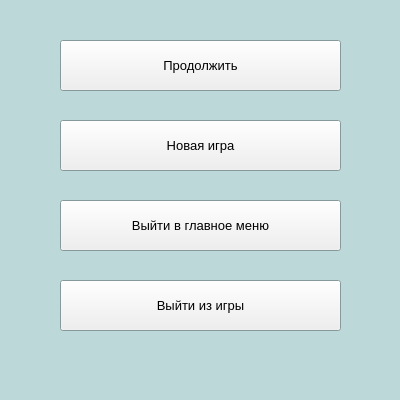
<?xml version="1.0" encoding="UTF-8"?>
<ui version="4.0">
 <class>PauseMenu</class>
 <widget class="QWidget" name="PauseMenu">
  <property name="geometry">
   <rect>
    <x>0</x>
    <y>0</y>
    <width>400</width>
    <height>400</height>
   </rect>
  </property>
  <property name="minimumSize">
   <size>
    <width>400</width>
    <height>400</height>
   </size>
  </property>
  <property name="maximumSize">
   <size>
    <width>400</width>
    <height>400</height>
   </size>
  </property>
  <property name="palette">
   <palette>
    <active>
     <colorrole role="Base">
      <brush brushstyle="SolidPattern">
       <color alpha="255">
        <red>255</red>
        <green>255</green>
        <blue>255</blue>
       </color>
      </brush>
     </colorrole>
     <colorrole role="Window">
      <brush brushstyle="SolidPattern">
       <color alpha="255">
        <red>189</red>
        <green>216</green>
        <blue>217</blue>
       </color>
      </brush>
     </colorrole>
    </active>
    <inactive>
     <colorrole role="Base">
      <brush brushstyle="SolidPattern">
       <color alpha="255">
        <red>255</red>
        <green>255</green>
        <blue>255</blue>
       </color>
      </brush>
     </colorrole>
     <colorrole role="Window">
      <brush brushstyle="SolidPattern">
       <color alpha="255">
        <red>189</red>
        <green>216</green>
        <blue>217</blue>
       </color>
      </brush>
     </colorrole>
    </inactive>
    <disabled>
     <colorrole role="Base">
      <brush brushstyle="SolidPattern">
       <color alpha="255">
        <red>189</red>
        <green>216</green>
        <blue>217</blue>
       </color>
      </brush>
     </colorrole>
     <colorrole role="Window">
      <brush brushstyle="SolidPattern">
       <color alpha="255">
        <red>189</red>
        <green>216</green>
        <blue>217</blue>
       </color>
      </brush>
     </colorrole>
    </disabled>
   </palette>
  </property>
  <property name="font">
   <font>
    <pointsize>10</pointsize>
   </font>
  </property>
  <property name="windowTitle">
   <string>Игровое меню</string>
  </property>
  <widget class="QPushButton" name="continueButton">
   <property name="geometry">
    <rect>
     <x>60</x>
     <y>40</y>
     <width>281</width>
     <height>51</height>
    </rect>
   </property>
   <property name="text">
    <string>Продолжить</string>
   </property>
  </widget>
  <widget class="QPushButton" name="newGameButton">
   <property name="geometry">
    <rect>
     <x>60</x>
     <y>120</y>
     <width>281</width>
     <height>51</height>
    </rect>
   </property>
   <property name="text">
    <string>Новая игра</string>
   </property>
  </widget>
  <widget class="QPushButton" name="mainMenuExit">
   <property name="geometry">
    <rect>
     <x>60</x>
     <y>200</y>
     <width>281</width>
     <height>51</height>
    </rect>
   </property>
   <property name="text">
    <string>Выйти в главное меню</string>
   </property>
  </widget>
  <widget class="QPushButton" name="gameExitButton">
   <property name="geometry">
    <rect>
     <x>60</x>
     <y>280</y>
     <width>281</width>
     <height>51</height>
    </rect>
   </property>
   <property name="text">
    <string>Выйти из игры</string>
   </property>
  </widget>
 </widget>
 <resources/>
 <connections/>
</ui>
